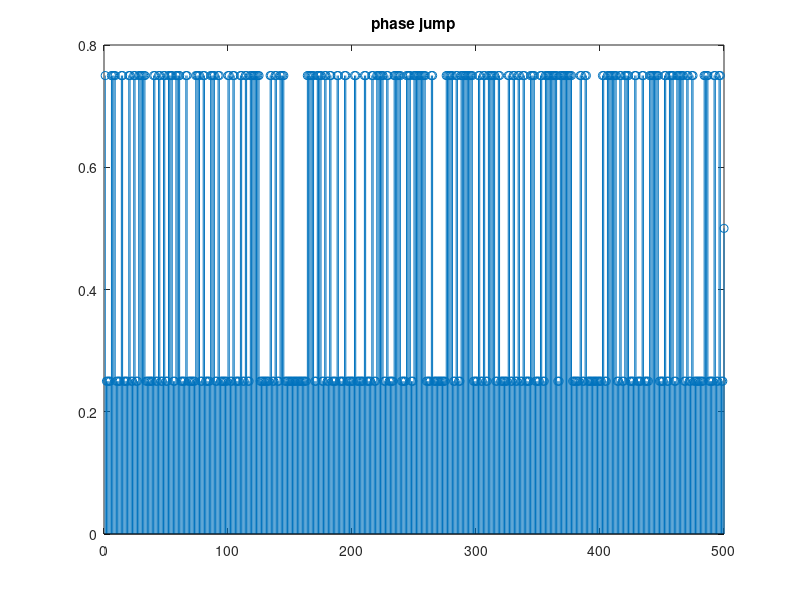
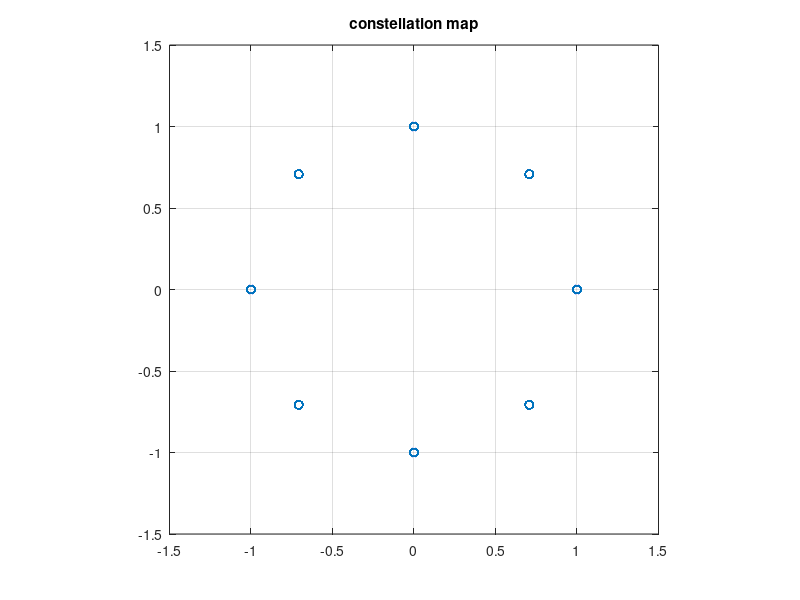
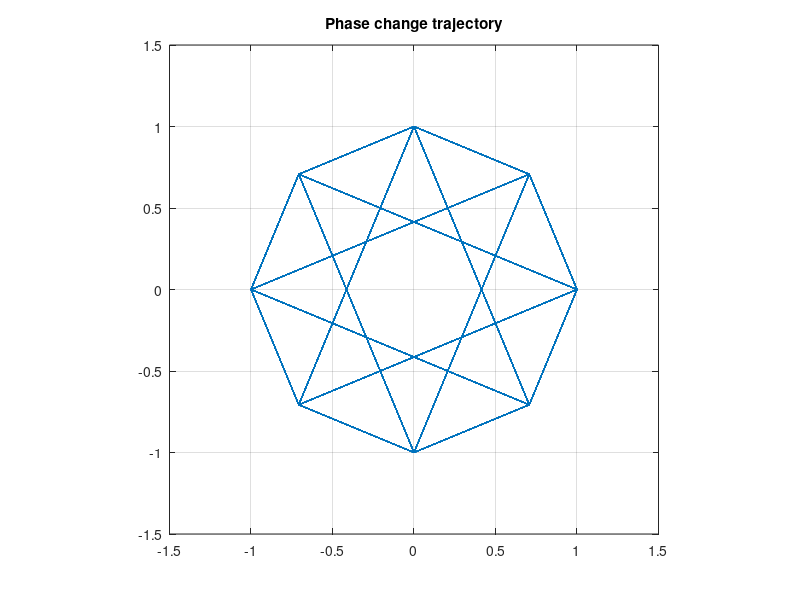

The MATLAB script that drew these images, in order: (Note: this script raises an error after producing the figures.)
% pi/4DQPSK
clc
clear

Rs=10e2;                                        %bit ratio
Ts=1/Rs;
N=500;                                          %Number of bits to process
fc=20e2;                                        %carrier frequency
fs=10e4;                                        %sample frequency
T=1/fs;
t=(0:(round(N*Ts/T)-1))*T;
r=Ts/T;

a=rand(1,N)>0.5;                               %bit symbol

%% serial-to-paralle
Idata=a(1:2:end);
Idata=repmat(Idata,2,1);
Idata=Idata(:)';

Qdata=a(2:2:end);
Qdata=repmat(Qdata,2,1);
Qdata=Qdata(:)';

%% Qdata delay one bit
Qdata=[0,Qdata(1:end-1)];

%% Gray coded
% 00->0->  pi/4
% 01->1-> 3pi/4
% 10->2-> -pi/4
% 11->3->-3pi/4
two_bits_decimal = [2,1]*[Qdata;Idata];
phase_code=pi*[1/4,3/4,-1/4,-3/4];
phi=phase_code(two_bits_decimal+1);
phi=cumsum(phi);
%From here only the phase jump of pi/4 and 3pi/4 can be seen.
figure
stem(abs(phi/pi-[phi(2:end),0]/pi));                
title('phase jump')
phi_sample=repmat(phi,r,1);
phi_sample=phi_sample(:)';
%% constellation
j=sqrt(-1);
s=cos(phi)+sin(phi)*j;
figure
plot(s,'o')
grid on;axis('equal',[-1.5 1.5 -1.5 1.5]);
title('constellation map')
figure
plot(s)
grid on;axis('equal',[-1.5 1.5 -1.5 1.5]);
title('Phase change trajectory')
%% carrier wave
xc=cos(2*pi*fc*t);
xs=sin(2*pi*fc*t);

%% pi4DQPSK
A=1;    %amplitude
pi4DQPSK_signal=A*(cos(phi_sample).*xc-sin(phi_sample).*xs);

figure
plotSpectral(pi4DQPSK_signal,fs)
